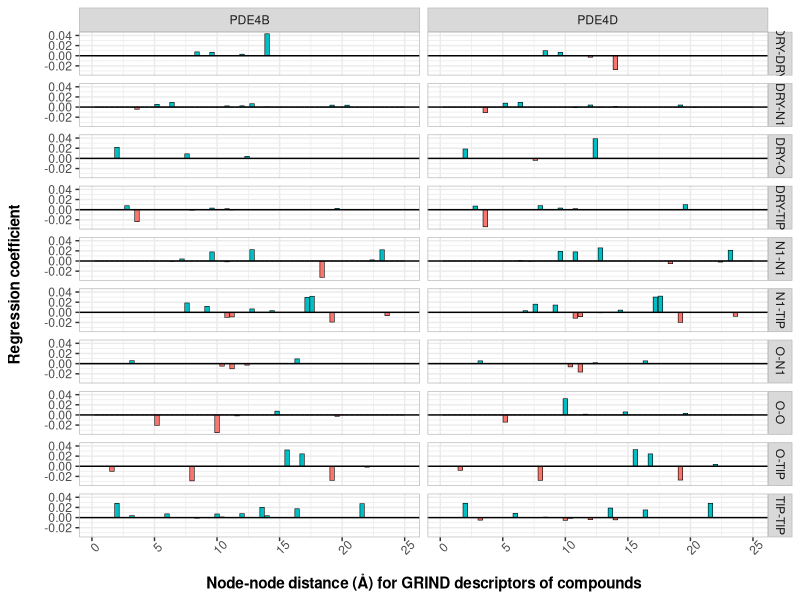

This chart was generated by the following R code:
library(ggplot2)
library(gridExtra)


features <- read.csv("features.csv", header=FALSE)

df <- data.frame(features)

names(df)[names(df)==names(df[1])] <- "Regression_coefficient"
names(df)[names(df)==names(df[2])] <- "Descriptor_class"
names(df)[names(df)==names(df[3])] <- "Isoform"
names(df)[names(df)==names(df[4])] <- "Distance"


# Gives positive values a steelblue color while negative values are given firebrick color
df$colour <- ifelse(df$Regression_coefficient < 0, "firebrick1","steelblue")

 
ggplot(df, aes(fill=colour, y=Regression_coefficient, x=Distance)) + 
  geom_bar(colour="black", size=0.2, position="dodge", stat="identity") +
  facet_grid(Descriptor_class ~ Isoform) +
  theme_bw() +
  theme(legend.position="none", 
        legend.box = "horizontal",
        strip.background = element_rect(colour="#BBBBBB"),
        panel.border = element_rect(colour="#BBBBBB"),
        axis.text.x = element_text(angle=45),
        axis.title.x = element_text(face="bold", margin = margin(t=10)),
        axis.title.y = element_text(face="bold", margin = margin(r=15))) +
  geom_hline(yintercept = 0) +
  xlab("Node-node distance (\uc5) for GRIND descriptors of compounds") + 
  ylab("Regression coefficient")

